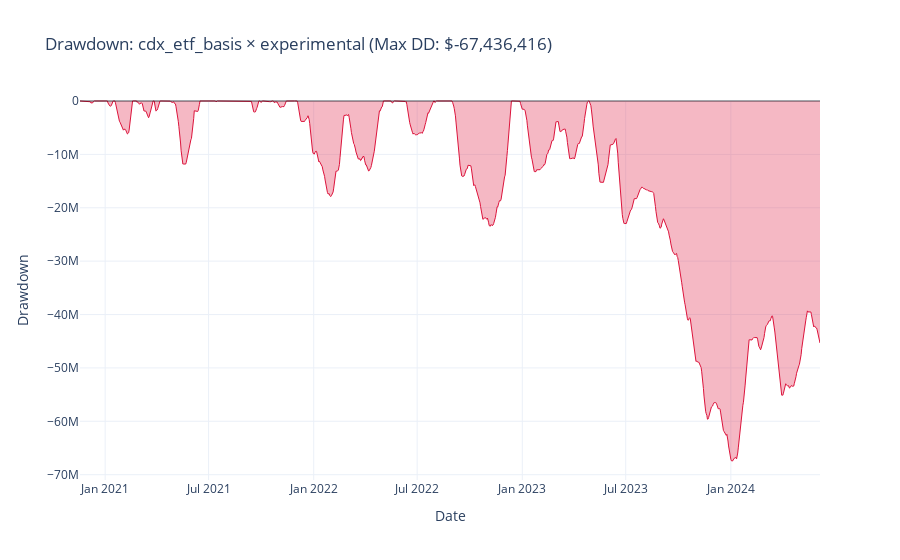
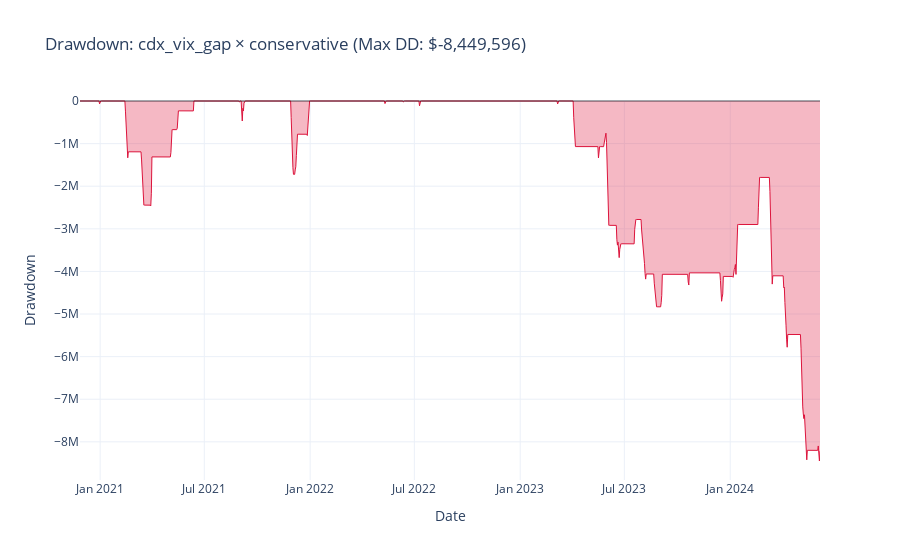

The cell these charts' notebook holds for them, in order:
### Markdown cell above
## 14. Visualize Focus Pairs — Drawdowns

Plot underwater drawdown charts for each focus pair.

### Code cell
print(f"\n{'='*80}")
print(f"DRAWDOWN ANALYSIS — Focus Pairs")
print(f"{'='*80}\n")

for signal_name, strategy_name in focus_pairs:
    result = backtest_results[(signal_name, strategy_name)]
    metrics = metrics_df[
        (metrics_df['signal'] == signal_name) & 
        (metrics_df['strategy'] == strategy_name)
    ].iloc[0]
    
    title = f"Drawdown: {signal_name} × {strategy_name} (Max DD: ${metrics['max_dd']:,.0f})"
    fig = plot_drawdown(
        result.pnl['net_pnl'],
        title=title,
        show_underwater_chart=True,
    )
    fig.show()
    print(f"\n✓ Plotted: {signal_name} × {strategy_name}\n")

### Figure 1 — Plotly figure (JSON) as saved in the notebook; plotly's stock layout.template omitted (floating-point values rounded to 4 significant figures; data arrays with more than 128 entries replaced by an {"elided": "..."} marker saying what was removed)
{"data": [{"fillcolor": "rgba(220, 20, 60, 0.3)", "fillpattern": {"shape": ""}, "hovertemplate": "Date=%{x}<br>Drawdown=%{y}<extra></extra>", "legendgroup": "", "line": {"color": "crimson", "width": 1}, "marker": {"symbol": "circle"}, "mode": "lines", "name": "", "orientation": "v", "showlegend": false, "stackgroup": "1", "type": "scatter", "x": {"elided": "1296 str values"}, "xaxis": "x", "y": {"elided": "1296 float values"}, "yaxis": "y"}], "layout": {"hovermode": "x unified", "legend": {"tracegroupgap": 0}, "shapes": [{"line": {"color": "black", "dash": "solid"}, "opacity": 0.3, "type": "line", "x0": 0, "x1": 1, "xref": "x domain", "y0": 0, "y1": 0, "yref": "y"}], "showlegend": false, "title": {"text": "Drawdown: cdx_etf_basis × experimental (Max DD: $-67,436,416)"}, "xaxis": {"anchor": "y", "domain": [0, 1], "title": {"text": "Date"}}, "yaxis": {"anchor": "x", "domain": [0, 1], "title": {"text": "Drawdown"}}}}

### Figure 2 — Plotly figure (JSON) as saved in the notebook; plotly's stock layout.template omitted (floating-point values rounded to 4 significant figures; data arrays with more than 128 entries replaced by an {"elided": "..."} marker saying what was removed)
{"data": [{"fillcolor": "rgba(220, 20, 60, 0.3)", "fillpattern": {"shape": ""}, "hovertemplate": "Date=%{x}<br>Drawdown=%{y}<extra></extra>", "legendgroup": "", "line": {"color": "crimson", "width": 1}, "marker": {"symbol": "circle"}, "mode": "lines", "name": "", "orientation": "v", "showlegend": false, "stackgroup": "1", "type": "scatter", "x": {"elided": "1287 str values"}, "xaxis": "x", "y": {"elided": "1287 float values"}, "yaxis": "y"}], "layout": {"hovermode": "x unified", "legend": {"tracegroupgap": 0}, "shapes": [{"line": {"color": "black", "dash": "solid"}, "opacity": 0.3, "type": "line", "x0": 0, "x1": 1, "xref": "x domain", "y0": 0, "y1": 0, "yref": "y"}], "showlegend": false, "title": {"text": "Drawdown: cdx_vix_gap × conservative (Max DD: $-8,449,596)"}, "xaxis": {"anchor": "y", "domain": [0, 1], "title": {"text": "Date"}}, "yaxis": {"anchor": "x", "domain": [0, 1], "title": {"text": "Drawdown"}}}}
